Frame 1 (no input): blank canvas, image omitted
Frame 60 (no input): blank canvas, image omitted
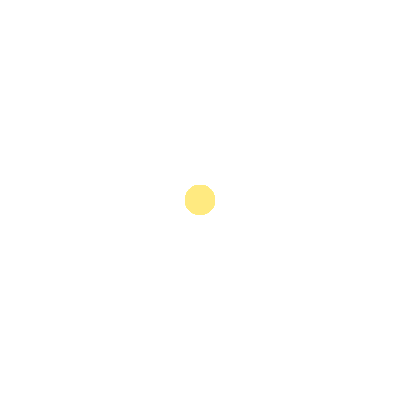
Frame 120 (the mouse pressed at the canvas centre since frame 60)

The p5.js sketch whose frames 1 and 60 were blank and that drew this single picture after the mouse press (run headless with seeded random() and noise() and a simulated clock; from frame 60 on, the mouse is pressed at the canvas centre):

// p5.js sketch
// ── sketch.js
function setup() {
  createCanvas(400, 400);
  colorMode(HSB);
  background(255);
}

function draw() {
  let H = map(mouseX,0,width,0,100);
  let S = map(mouseY,0,height,0,100);
  
  //background(H,S, 100);
  fill(H,S,100);
  noStroke();
  circle(mouseX, mouseY, 30);
  
  console.log(mouseX);
  
}
